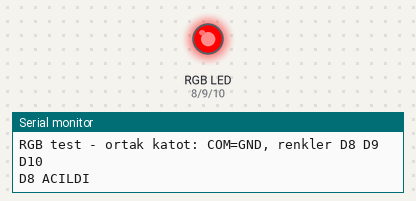
This sketch was run on a simulated Arduino Uno, built with avr-gcc and run on an emulated ATmega328P. Shown: an RGB LED mixed from three pins (HIGH = lit), the last lines printed to the serial monitor.

Above: at 2.0 s.
At 6.0 s:
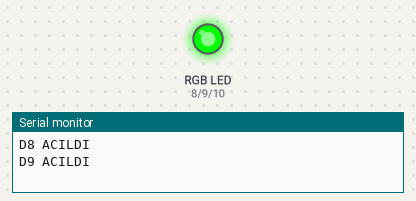
At 10.0 s:
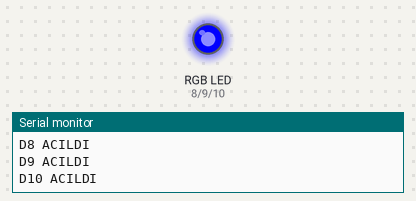
Timing chart, 0 to 15.6 s (numbered marks = the images above):
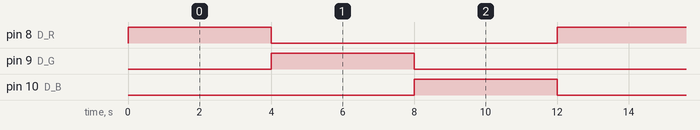

The sketch:

04-rgb-test.ino
```cpp
// RGB basit test - once bunu yukle
// Her pin 4 saniye acik kalir, seri monitore bak

const int D_R = 8;
const int D_G = 9;
const int D_B = 10;

void setup() {
  pinMode(D_R, OUTPUT);
  pinMode(D_G, OUTPUT);
  pinMode(D_B, OUTPUT);
  Serial.begin(9600);
  Serial.println("RGB test - ortak katot: COM=GND, renkler D8 D9 D10");
}

void loop() {
  digitalWrite(D_R, LOW);
  digitalWrite(D_G, LOW);
  digitalWrite(D_B, LOW);

  Serial.println("D8 ACILDI");
  digitalWrite(D_R, HIGH);
  delay(4000);

  digitalWrite(D_R, LOW);
  Serial.println("D9 ACILDI");
  digitalWrite(D_G, HIGH);
  delay(4000);

  digitalWrite(D_G, LOW);
  Serial.println("D10 ACILDI");
  digitalWrite(D_B, HIGH);
  delay(4000);
}
```

Measured:
- by itself, pin 8 (D_R), pin 9 (D_G), pin 10 (D_B): alternates HIGH for 4.0 s and LOW for 8.0 s
- by itself, everything shown: repeats every 12.0 s, in 3 steps
